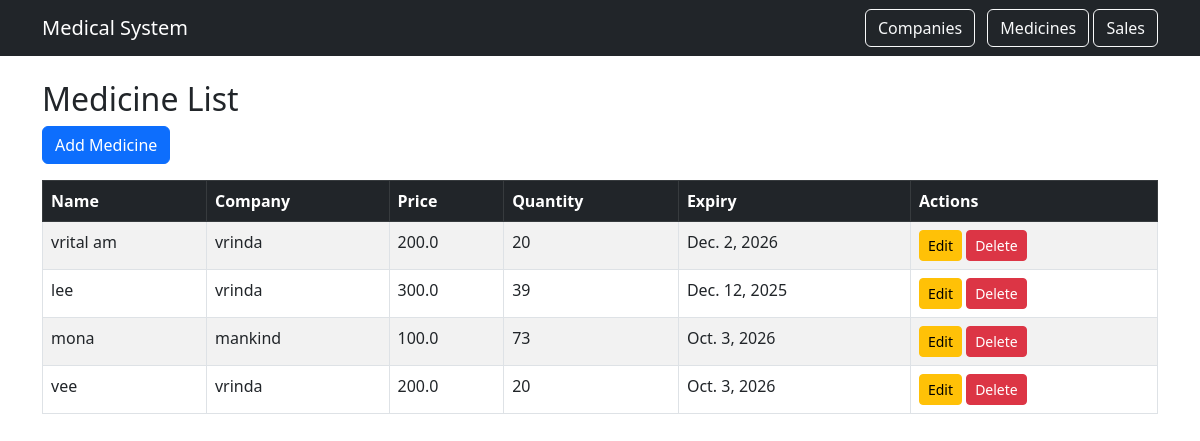
Screenshot of /medicines/ with the database file from the repository.
### medicines/models.py (models this page shows, shortened)
class Medicine(models.Model):
    name = models.CharField(max_length=100)
    company = models.ForeignKey(Company, on_delete=models.CASCADE)
    price = models.FloatField()
    quantity = models.IntegerField()
    expiry_date = models.DateField()

class Company(models.Model):
    name = models.CharField(max_length=100)
    phone = models.CharField(max_length=15)
    address = models.TextField()

### medicines/views.py (the view)
# urls.py: path('medicines/', views.medicine_list, name='medicine_list'),
def medicine_list(request):
    medicines = Medicine.objects.select_related('company').all()
    return render(request, 'medicines/medicine_list.html', {'medicines': medicines})

### templates/medicines/medicine_list.html
{% extends 'base.html' %}
{% block content %}
<h2>Medicine List</h2>
<a class="btn btn-primary mb-3" href="{% url 'medicine_create' %}">Add Medicine</a>
<table class="table table-bordered table-striped">
    <thead class="table-dark">
        <tr>
            <th>Name</th>
            <th>Company</th>
            <th>Price</th>
            <th>Quantity</th>
            <th>Expiry</th>
            <th>Actions</th>
        </tr>
    </thead>
    <tbody>
        {% for medicine in medicines %}
        <tr>
            <td>{{ medicine.name }}</td>
            <td>{{ medicine.company.name }}</td>
            <td>{{ medicine.price }}</td>
            <td>{{ medicine.quantity }}</td>
            <td>{{ medicine.expiry_date }}</td>
            <td>
                <a class="btn btn-warning btn-sm" href="{% url 'medicine_update' medicine.pk %}">Edit</a>
                <a class="btn btn-danger btn-sm" href="{% url 'medicine_delete' medicine.pk %}">Delete</a>
            </td>
        </tr>
        {% endfor %}
    </tbody>
</table>
{% endblock %}

### rows the page displays
Medicine: name "vrital am", company.name "vrinda", price "200.0", quantity "20", expiry_date "Dec. 2, 2026"
Medicine: name "lee", company.name "vrinda", price "300.0", quantity "39", expiry_date "Dec. 12, 2025"
Medicine: name "mona", company.name "mankind", price "100.0", quantity "73", expiry_date "Oct. 3, 2026"
Medicine: name "vee", company.name "vrinda", price "200.0", quantity "20", expiry_date "Oct. 3, 2026"
